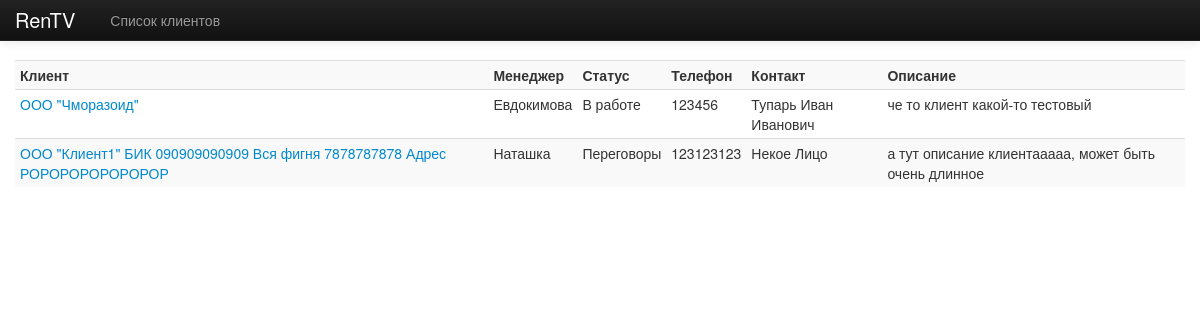
The app's page /site/ with its own data.
### rentv_crm/models.py (models this page shows, shortened)
class Client(models.Model):
    title = models.TextField(verbose_name='Название клиента', max_length=500)
    contact_person = models.CharField(max_length=255, verbose_name='Контактное лицо')
    contact_phone = models.CharField(max_length=255, verbose_name='Контактный телефон')
    contact_email = models.CharField(max_length=255, verbose_name='Контактный email')
    description = models.TextField(max_length=2000, verbose_name='Описание клиента')
    manager = models.ForeignKey(Manager, verbose_name='Курирующий менеджер')
    status = models.ForeignKey(Status, verbose_name='Статус клиента')
    def get_absolute_path(self):
        return "/site/%i" % self.id

class Manager(models.Model):
    name = models.CharField(max_length=255)
    created_date = models.DateTimeField('Дата создания')
    last_login_date = models.DateTimeField('Последний вход')
    login = models.CharField(max_length=255)
    password = models.CharField(max_length=255)
    is_admin = models.BooleanField(verbose_name='Администратор?');

class Status(models.Model):
    title = models.CharField(verbose_name='Название статуса', max_length=255)
    description = models.TextField(max_length=1000, verbose_name='Описание статуса')

### rentv_crm/views.py (the view)
class ClientsListView(ListView):
    model = Client

### rentv_crm/templates/rentv_crm/client_list.html
{% extends 'rentv_crm/base.html' %}
{% block content %}
<table data-toggle="table" data-cache="false" data-row-style="table-hover" class="table table-hover table-condensed table-striped" >
    <tr>
        <th>Клиент</th>
        <th>Менеджер</th>
        <th>Статус</th>
        <th>Телефон</th>
        <th>Контакт</th>
        <th>Описание</th>
    </tr>
    {% for client in object_list %}
        <tr>
            <td>
                <a href="{{ client.get_absolute_path }}">{{ client.title }}</a>
            </td>
            <td>
                {{ client.manager.name }}
            </td>
            <td>
                {{ client.status.title }}
            </td>
            <td>
                {{ client.contact_phone }}
            </td>
            <td>
                {{ client.contact_person }}
            </td>
            <td>
                {{ client.description }}
            </td>
         </tr>
    {% empty %}
    <p>Нет клиентов</p>
    {% endfor %}
{% endblock %}

### rentv_crm/templates/rentv_crm/base.html (shortened to what this page needs)
<!DOCTYPE html>
<html lang="ru">
    <head>
        {% load staticfiles %}
        <link href="{% static "css/bootstrap.css" %}" rel="stylesheet">
        <link href="{% static "css/bootstrap-responsive.css" %}" rel="stylesheet">
    </head>
<body>
<div class="navbar navbar-inverse navbar-fixed-top">
    <div class="navbar-inner">
        <div class="container">
            <div class="brand">RenTV</div>
            <ul class="nav">
                <li><a href="{% url 'list' %}" class="">Список клиентов</a></li>
            </ul>
        </div>
    </div>
</div>
<div class="container">
     {% block content %}Empty page{% endblock %}
</div>
</body>
</html>

### rentv_crm/templates/rentv_crm/base.html (style rules this page uses)
body { padding-top: 60px; }

### records on screen
Client: title "ООО \"Чморазоид\"", manager.name "Евдокимова", status "В работе", contact_phone "123456", contact_person "Тупарь Иван Иванович", description "че то клиент какой-то тестовый"
Client: title "ООО \"Клиент1\" БИК 090909090909 Вся фигня 7878787878 Адрес РОРОРОРОРОРОРОР", manager.name "Наташка", status "Переговоры", contact_phone "123123123", contact_person "Некое Лицо", description "а тут описание клиентааааа, может быть очень длинное"
